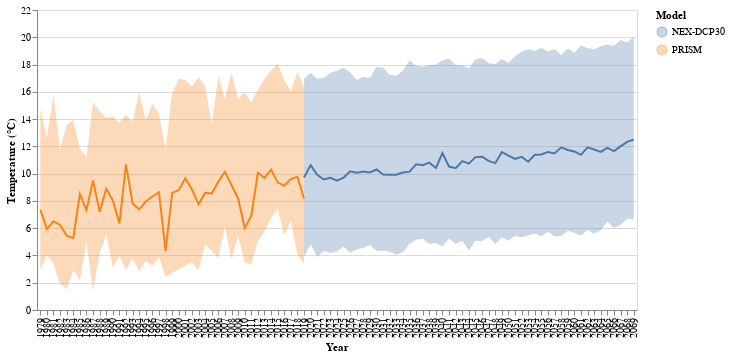

The notebook cell this image was saved under:
### Markdown cell above
#### Temperature

### Code cell
line = alt.Chart(climate_df).mark_line().encode(
    x='Year:O',
    y='median(Temp-mean):Q',
    color='Model')

band = alt.Chart(climate_df).mark_errorband(extent='iqr').encode(
    x='Year:O',
    y=alt.Y('Temp-mean:Q', title='Temperature (°C)'), color='Model')

(band + line).properties(width=600, height=300)

### Figure 1 — Vega-Lite specification as saved in the notebook (floating-point values rounded to 4 significant figures; data arrays with more than 128 entries replaced by an {"elided": "..."} marker saying what was removed)
{"config": {"view": {"continuousWidth": 400, "continuousHeight": 300}}, "layer": [{"mark": {"type": "errorband", "extent": "iqr"}, "encoding": {"color": {"field": "Model", "type": "nominal"}, "x": {"field": "Year", "type": "ordinal"}, "y": {"field": "Temp-mean", "title": "Temperature (°C)", "type": "quantitative"}}}, {"mark": "line", "encoding": {"color": {"field": "Model", "type": "nominal"}, "x": {"field": "Year", "type": "ordinal"}, "y": {"aggregate": "median", "field": "Temp-mean", "type": "quantitative"}}}], "data": {"name": "data-0affb7f70bb176d70aa5415414d46224"}, "height": 300, "width": 600, "$schema": "https://vega.github.io/schema/vega-lite/v4.17.0.json", "datasets": {"data-0affb7f70bb176d70aa5415414d46224": {"elided": "1104 records"}}}
